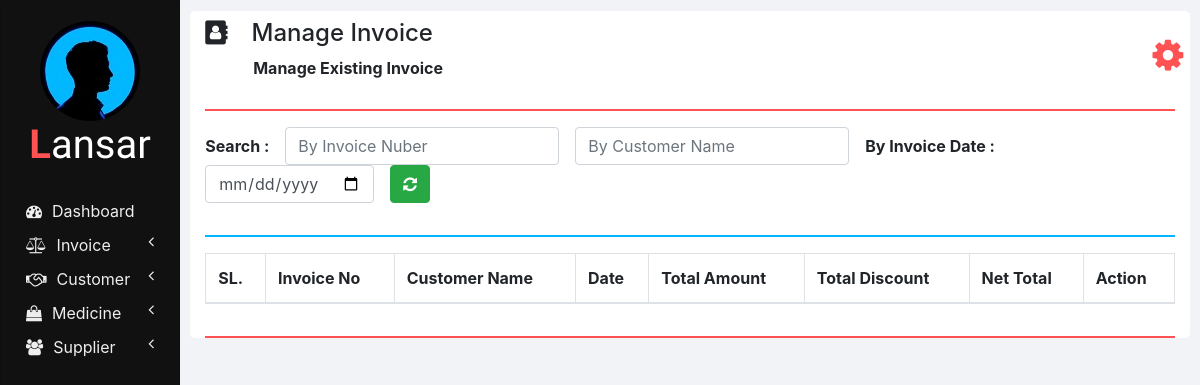
/manage_invoice.php, run on an earlier commit of the app's database.
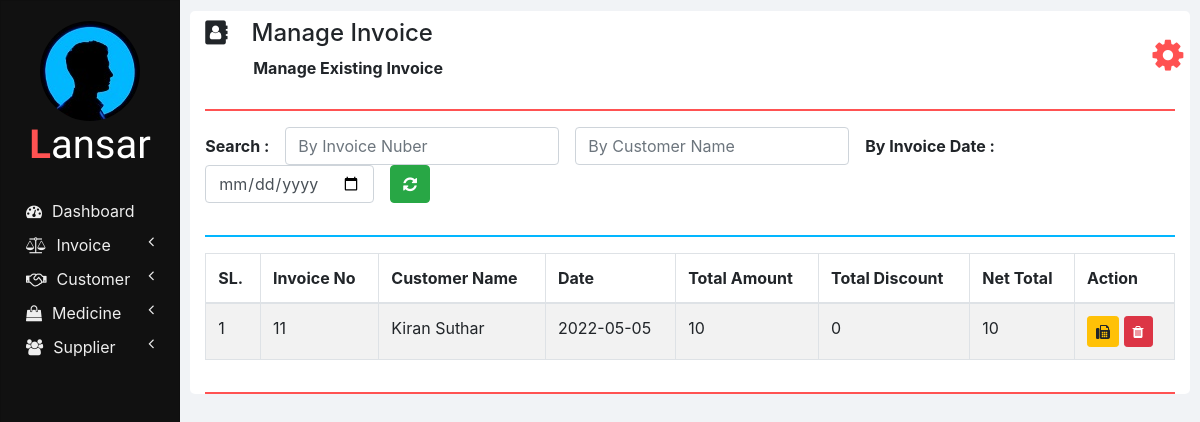
And on a later commit of the database.
### tables this page shows
CREATE TABLE `invoices` (
  `INVOICE_ID` int(11) NOT NULL,
  `NET_TOTAL` double NOT NULL DEFAULT 0,
  `INVOICE_DATE` date NOT NULL DEFAULT current_timestamp(),
  `CUSTOMER_ID` int(11) NOT NULL,
  `TOTAL_AMOUNT` double NOT NULL,
  `TOTAL_DISCOUNT` double NOT NULL
);

CREATE TABLE `customers` (
  `ID` int(11) NOT NULL,
  `NAME` varchar(20) NOT NULL,
  `CONTACT_NUMBER` varchar(10) NOT NULL,
  `ADDRESS` varchar(100) NOT NULL,
  `DOCTOR_NAME` varchar(20) NOT NULL,
  `DOCTOR_ADDRESS` varchar(100) NOT NULL
);

### php/manage_invoice.php (the view, shortened to what this page needs)
<?php
  function showInvoices() {
    require "db_connection.php";
    if($con) {
      $seq_no = 0;
      $query = "SELECT * FROM invoices INNER JOIN customers ON invoices.CUSTOMER_ID = customers.ID";
      $result = mysqli_query($con, $query);
      while($row = mysqli_fetch_array($result)) {
        $seq_no++;
        showInvoiceRow($seq_no, $row);
      }
    }
  }
  function showInvoiceRow($seq_no, $row) {
    ?>
    <tr>
      <td><?php echo $seq_no; ?></td>
      <td><?php echo $row['INVOICE_ID']; ?></td>
      <td><?php echo $row['NAME']; ?></td>
      <td><?php echo $row['INVOICE_DATE']; ?></td>
      <td><?php echo $row['TOTAL_AMOUNT']; ?></td>
      <td><?php echo $row['TOTAL_DISCOUNT']; ?></td>
      <td><?php echo $row['NET_TOTAL']; ?></td>
      <td>
        <button class="btn btn-warning btn-sm" onclick="printInvoice(<?php echo $row['INVOICE_ID']; ?>);">
          <i class="fa fa-fax"></i>
        </button>
        <button class="btn btn-danger btn-sm" onclick="deleteInvoice(<?php echo $row['INVOICE_ID']; ?>);">
          <i class="fa fa-trash"></i>
        </button>
      </td>
    </tr>
    <?php
  }
    ?>

What changed in the data, as far as the page shows it:
added invoices: seq_no "1", INVOICE_ID "11", CUSTOMER_ID.NAME "Kiran Suthar", INVOICE_DATE "2022-05-05", TOTAL_AMOUNT "10", TOTAL_DISCOUNT "0", NET_TOTAL "10"
